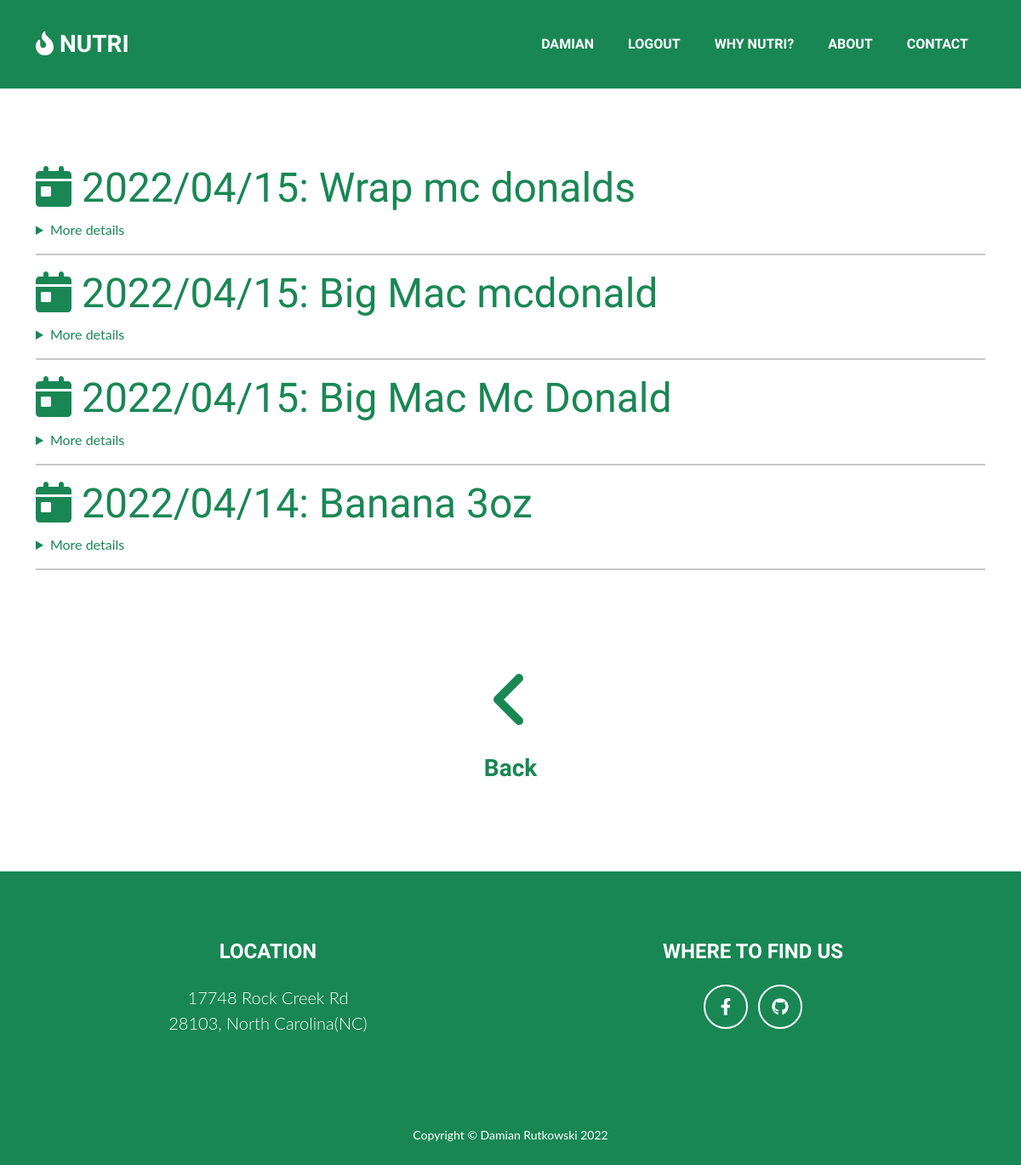
/profile/meals/show (signed in), run on the app's committed database.
### dbmodels.py (models this page shows)
class User(UserMixin, db.Model):
    id = db.Column(db.Integer, primary_key=True)
    email = db.Column(db.String(250), unique=True, nullable=False)
    password = db.Column(db.String(250), nullable=False)
    name = db.Column(db.String(250), nullable=False)
    age = db.Column(db.Integer, nullable=False)
    gender = db.Column(db.String(10), nullable=False)
    height = db.Column(db.Integer, nullable=False)
    weight = db.Column(db.Integer, nullable=False)
    activity_level = db.Column(db.Integer)
    exercises = db.relationship('Exercise', backref="user")
    meals = db.relationship('Meal', backref="user")

class Meal(db.Model):
    id = db.Column(db.Integer, primary_key=True)
    name = db.Column(db.String(300))
    calories = db.Column(db.Integer)
    fat = db.Column(db.Integer)
    saturated_fat = db.Column(db.Integer)
    cholesterol = db.Column(db.Integer)
    sodium = db.Column(db.Integer)
    total_carbohydrate = db.Column(db.Integer)
    dietary_fiber = db.Column(db.Integer)
    sugars = db.Column(db.Integer)
    nf_protein = db.Column(db.Integer)
    nf_potassium = db.Column(db.Integer)
    date = db.Column(db.String(10))
    user_id = db.Column(db.Integer, db.ForeignKey('user.id'))

### main.py (the view)
@app.route("/profile/meals/show")
@login_required
def show_meals():
    meals = Meal.query.filter_by(user_id=current_user.id).all()
    return render_template("show_meal.html", meals=meals)

### main.py (called while the page is built)
@login_manager.user_loader
def load_user(user_id):
    return User.query.get(int(user_id))

### templates/show_meal.html (shortened to what this page needs)
{% extends 'base.html' %}
{% import "bootstrap/wtf.html" as wtf %}
{% block styles %}
{{super()}}
{% endblock %}
{% block content %}
<div class="container mt-5 mb-5">
{% if meals %}
    {% for meal in meals[::-1] %}
<div class="row">
    <div class="col-12">
        <h2 class="text-success display-5">
            <i class="fa-solid fa-calendar-day"></i>
            {{meal.date}}: {{meal.name}}
        </h2>
         <details class="text-success">
                      <summary>More details</summary>
                     </details>
                <hr>
    </div>
</div>
    {% endfor %}
    {% else %}
    <h2 class="text-center text-success">No exercises to show yet</h2>
     {% endif %}
      <div class="row text-success text-center mt-5">
                        <div class="col-md-12 col-lg-12 mb-5 mt-5 text-center">
                            <a class="text-decoration-none" href="{{url_for('meals')}}">
                                <i class="fa-solid fa-angle-left fa-5x text-success"></i>
                                <h3 class="text-center text-success mt-4">Back</h3>
                            </a>
                     </div>
                 </div>
</div>
{% endblock %}

### templates/nav.html (shortened to what this page needs)
 <nav class="navbar navbar-expand-lg bg-success text-uppercase fixed-top" id="mainNav">
            <div class="container">
                <a class="navbar-brand" href="{{url_for('home')}}"><i class="fa-solid fa-fire-flame-curved"></i> Nutri</a>
                <div class="collapse navbar-collapse" id="navbarResponsive">
                    <ul class="navbar-nav ms-auto">
                        {% if current_user.is_authenticated %}
                        <li class="nav-item mx-0 mx-lg-1"><a class="nav-link py-3 px-0 px-lg-3 rounded" href="{{url_for('profile')}}">{{current_user.name}}</a></li>
                        <li class="nav-item mx-0 mx-lg-1"><a class="nav-link py-3 px-0 px-lg-3 rounded" href="{{url_for('logout')}}">Logout</a></li>
                        {% endif %}
                        <li class="nav-item mx-0 mx-lg-1"><a class="nav-link py-3 px-0 px-lg-3 rounded" href="{{url_for('home')}}#portfolio">Why Nutri?</a></li>
                        <li class="nav-item mx-0 mx-lg-1"><a class="nav-link py-3 px-0 px-lg-3 rounded" href="{{url_for('home')}}#about">About</a></li>
                        <li class="nav-item mx-0 mx-lg-1"><a class="nav-link py-3 px-0 px-lg-3 rounded" href="{{url_for('home')}}#contact">Contact</a></li>
                    </ul>
                </div>
            </div>
        </nav>

### templates/show_meal.html (style rules this page uses)
body { display: flex; flex-direction: column; min-height: 100vh; }

### data on the page
User: name "DAMIAN"
Meal: date "2022/04/15", name "Wrap mc donalds"
Meal: date "2022/04/15", name "Big Mac mcdonald"
Meal: date "2022/04/15", name "Big Mac Mc Donald"
Meal: date "2022/04/14", name "Banana 3oz"
